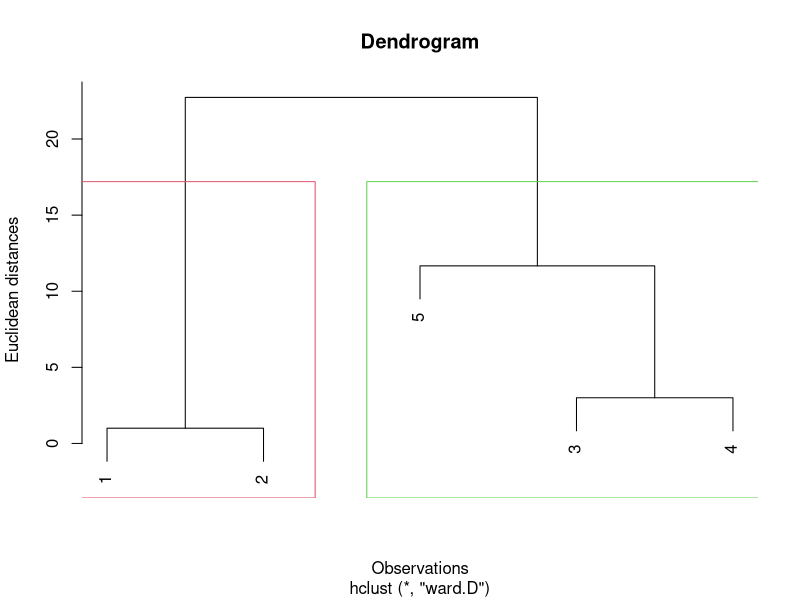

Reproduce this figure in R.
## ---- chunk 1
# Define the data
data <- c(1, 2, 9, 12, 20)

# Compute the dendrogram
dendrogram <- hclust(d = dist(data, method = 'euclidean'), method = 'ward.D')

# Plot the dendrogram
plot(dendrogram,
     main = 'Dendrogram',
     xlab = 'Observations',
     ylab = 'Euclidean distances')

# Cut the dendrogram into 2 clusters
clusters <- cutree(dendrogram, k = 2)

# Print the cluster assignments
print(clusters)

# Add rectangles to the dendrogram to indicate the clusters
rect.hclust(dendrogram, k = 2, border = 2:3)





